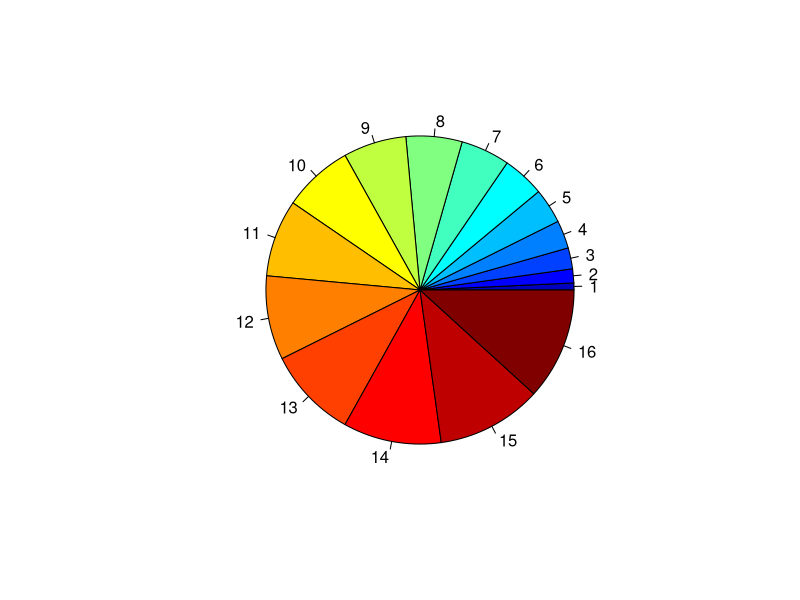

Generate this figure with R:
library(matlab)


### Name: jet.colors
### Title: MATLAB jet function
### Aliases: jet.colors
### Keywords: color

### ** Examples

require(graphics)
x <- 1:16
pie(x, col=jet.colors(length(x)))
